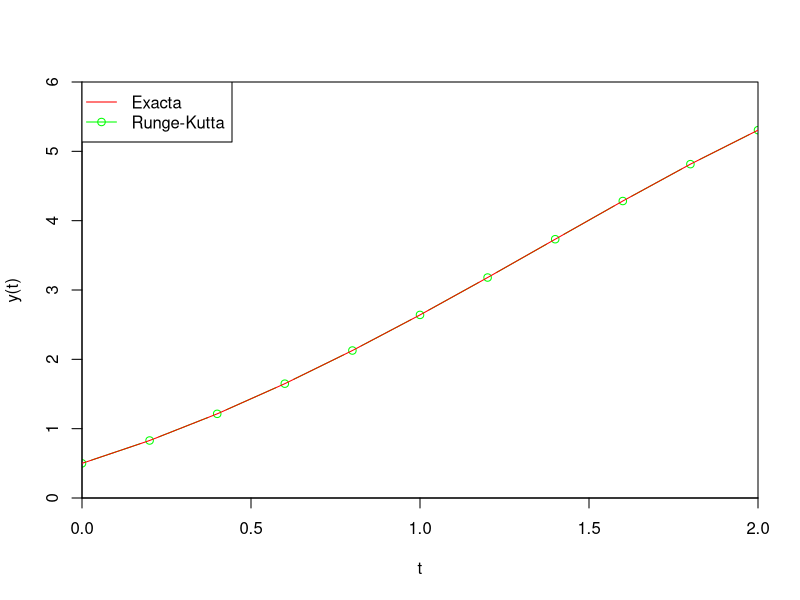

This figure's R source:
#Algoritmo 5.2 Runge-Kutta
rm(list=ls())
#Ejemplo de funci?n
f<-function(t,y){
  f=y-t^2+1
  return(f)
}

fexacta<-function(t){
  f = (t+1)^2 - 0.5*exp(t)
  return(f)
}

#funci?n para el m?todo  
met_RK<-function(a,b,N,alpha){  # y(a) = α ;  b = es el valor extremo de t
  resultado<-matrix(NA,N+1,2) 
  
  #PASO 1
  h=(b-a)/N
  t=a
  w=alpha
  resultado[1,1]=0
  resultado[1,2]=w
  
#PASO 2
for (i in 1:N) {
    #PASO 3    
    k1=h*f(t,w)
    k2=h*f(t+h/2,w+k1/2)
    k3=h*f(t+h/2,w+k2/2)
    k4=h*f(t+h,w+k3)
    #PASO 4
    w=w+(k1+2*k2+2*k3+k4)/6
    t=a+i*h  
    resultado[1+i,1]=t
    resultado[1+i,2]=w
    
  }
  
  #rdo<-c(t,w)   para ver el último valor.
  return(resultado)
  
}

# met_RK(0,2,10,0.5)

t    = met_RK(0,2,10,0.5)[,1]
Wi = met_RK(0,2,10,0.5)[,2]
Yi= fexacta(seq(0,2,0.2))
Error = abs(Wi-Yi)
#(tabla<-cbind(t,Yi,Wi,Error))

plot(t,Wi, type="b",ylim= c(0,6), ylab="y(t)", xlab= "t", xaxs = "i", yaxs="i",col="green")
lines(seq(0,2,0.2),Yi,col="red")
legend('topleft', legend=c("Exacta","Runge-Kutta"),col=c("red","green"),lty=c(1,1),pch=c(NA,1))




